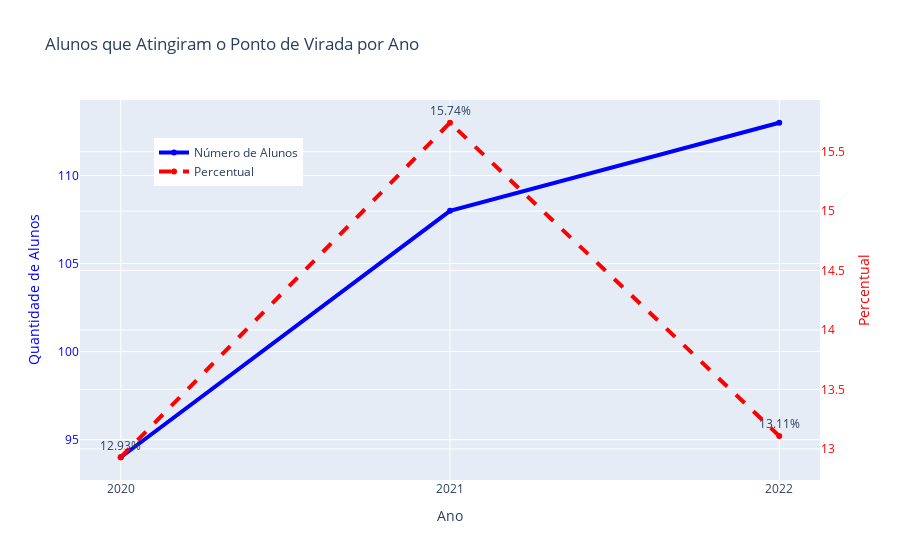

Source (notebook cell):
### Code cell
# Dados para o gráfico
anos = ['2020', '2021', '2022']
ponto_virada = [ponto_virada_2020, ponto_virada_2021, ponto_virada_2022]
percentual_virada = [percentual_virada_2020, percentual_virada_2021, percentual_virada_2022]

# Criando o gráfico com duplo eixo Y
fig = go.Figure()

# Adicionando a linha para o número de alunos que atingiram o ponto de virada
fig.add_trace(go.Scatter(
    x=anos,
    y=ponto_virada,
    mode='lines+markers',
    name='Número de Alunos',
    line=dict(color='blue', width=4)
))

# Adicionando a linha para o percentual de alunos que atingiram o ponto de virada
fig.add_trace(go.Scatter(
    x=anos,
    y=percentual_virada,
    mode='lines+markers+text',
    name='Percentual',
    line=dict(color='red', width=4, dash='dash'),
    yaxis='y2',
    text=[f'{p:.2f}%' for p in percentual_virada],
    textposition='top center'
))

# Configurando o layout com duplo eixo Y
fig.update_layout(
    title='Alunos que Atingiram o Ponto de Virada por Ano',
    xaxis_title='Ano',
    yaxis=dict(
        title='Quantidade de Alunos',
        titlefont=dict(color='blue'),
        tickfont=dict(color='blue')
    ),
    yaxis2=dict(
        title='Percentual',
        titlefont=dict(color='red'),
        tickfont=dict(color='red'),
        overlaying='y',
        side='right'
    ),
    legend=dict(x=0.1, y=0.9)
)

# Exibindo o gráfico
fig.show()

### Figure 1 — Plotly figure (JSON) as saved in the notebook; plotly's stock layout.template omitted (floating-point values rounded to 4 significant figures)
{"data": [{"line": {"color": "blue", "width": 4}, "mode": "lines+markers", "name": "Número de Alunos", "type": "scatter", "x": ["2020", "2021", "2022"], "y": [94, 108, 113]}, {"line": {"color": "red", "dash": "dash", "width": 4}, "mode": "lines+markers+text", "name": "Percentual", "text": ["12.93%", "15.74%", "13.11%"], "textposition": "top center", "type": "scatter", "x": ["2020", "2021", "2022"], "y": [12.93, 15.74, 13.11], "yaxis": "y2"}], "layout": {"legend": {"x": 0.1, "y": 0.9}, "title": {"text": "Alunos que Atingiram o Ponto de Virada por Ano"}, "xaxis": {"title": {"text": "Ano"}}, "yaxis": {"tickfont": {"color": "blue"}, "title": {"font": {"color": "blue"}, "text": "Quantidade de Alunos"}}, "yaxis2": {"overlaying": "y", "side": "right", "tickfont": {"color": "red"}, "title": {"font": {"color": "red"}, "text": "Percentual"}}}}
